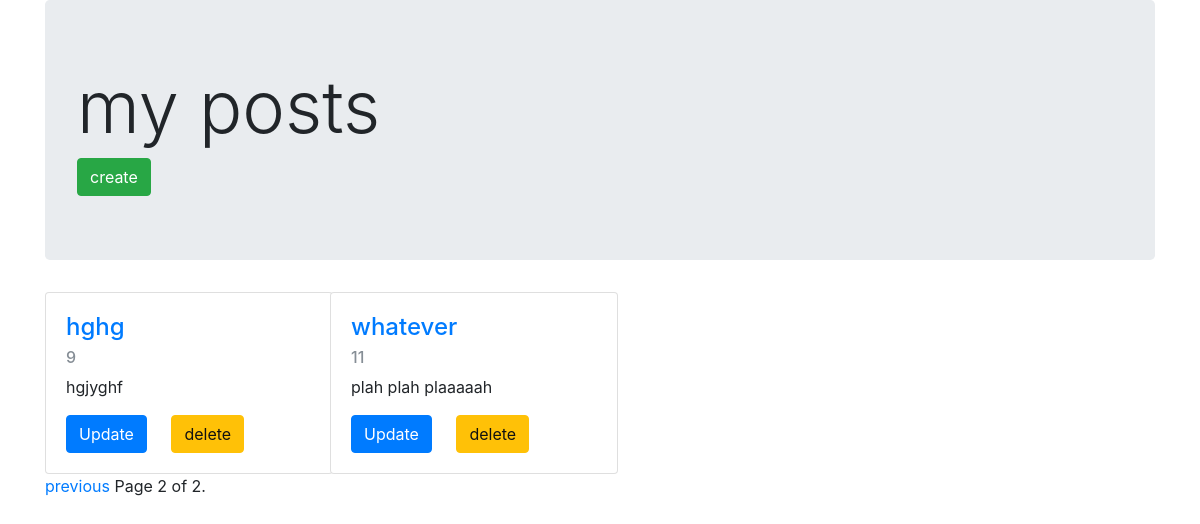
Page /posts/list/?page=2 on the earlier database version.
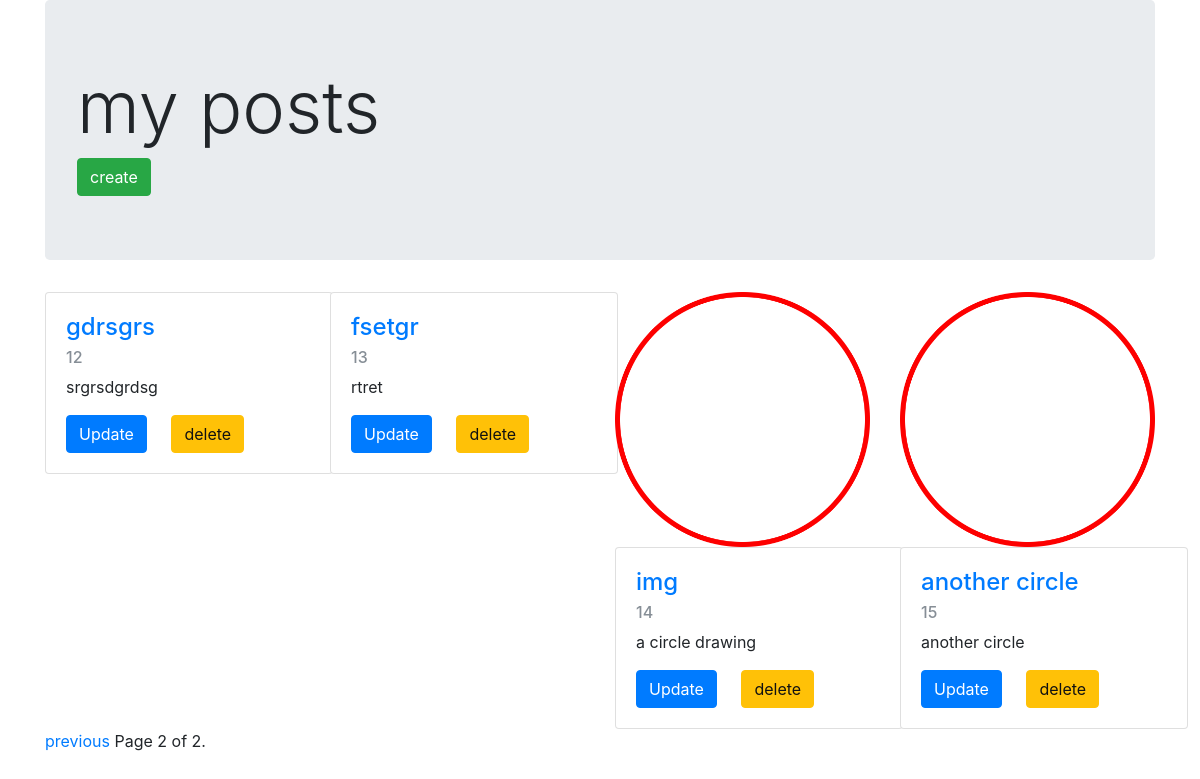
Same page on the later database version.
### posts/models.py (models this page shows, shortened)
class PostHome(models.Model):
	title = models.CharField(max_length=250)
	content = models.TextField()
	timestamp = models.DateTimeField(auto_now_add=True)
	img = models.ImageField(null=True, blank=True, upload_to="post_images")

### posts/views.py (the view)
def post_list(request):
	objects = PostHome.objects.all()
	paginator = Paginator(objects, 5)
	number = request.GET.get('page')
	try:
		objects = paginator.page(number)
	except PageNotAnInteger:
		objects = paginator.page(1)
	except EmptyPage:
		objects = paginator.page(paginator.num_pages)
	context = {
	"post_items": objects,
	}
	return render(request, "List.html", context)

### posts/templates/List.html (shortened to what this page needs)
{% extends "base.html" %}
{% block content %}
	<div class="jumbotron">
		<h1 class="display-3">my posts</h1>
		<a href="{%url 'create' %}"><button class="btn btn-success"">create</button></a>
	</div>
	<div class="row">
	{% for item in post_items %}
		<div class=" col-xs-4 col-sm-4 col-md-3 col-lg-3">
			{% if item.img %}
				<img class="card-img-top" src="{{item.img.url}}" alt="card image cap">
				{% endif %}
			<div class="card" style="width: 18rem;">
				<div class="card-body">
					<h4 class="card-title"><a href="{%url 'detail' PostHome_id=item.id %}">{{item.title}}</a></h4>
					<h6 class="card-subtitle mb-2 text-muted">{{item.id}}</h6>
					<p class="card-text">{{item.content}}</p>
					<a href="{%url 'update' PostHome_id=item.id %}" class="card-link , btn btn-primary">Update</a>
					<a href="{%url 'delete' PostHome_id=item.id %}" class="card-link , btn btn-warning">delete</a>
				</div>
			</div>
		</div>
	{% endfor %}
	</div>
<div class="pagination">
	<span class="step-links">
		{% if post_items.has_previous %}
			<a href="?page={{ post_items.previous_page_number }}">previous</a>
		{% endif %}
		<span class="current">
			Page {{ post_items.number }} of {{ post_items.paginator.num_pages }}.
		</span>
	</span>
</div>
{% endblock content %}

### posts/templates/base.html (shortened to what this page needs)
<!DOCTYPE html>
{% load static %}
<html>
<head>
<link rel="stylesheet" href="{% static 'css/bootstrap.min.css' %}">
</head>
<body>
	<div class="container">
	{% block content %}
	{% endblock content %}
	</div>
</body>
</html>

Differences in the rows shown:
no longer on this page (row unchanged): PostHome: title "hghg", id "9", content "hgjyghf"
no longer on this page (row unchanged): PostHome: title "whatever", id "11", content "plah plah plaaaaah"
added PostHome: title "gdrsgrs", id "12", content "srgrsdgrdsg"
added PostHome: title "fsetgr", id "13", content "rtret"
added PostHome: img (picture), title "img", id "14", content "a circle drawing"
added PostHome: img (picture), title "another circle", id "15", content "another circle"
